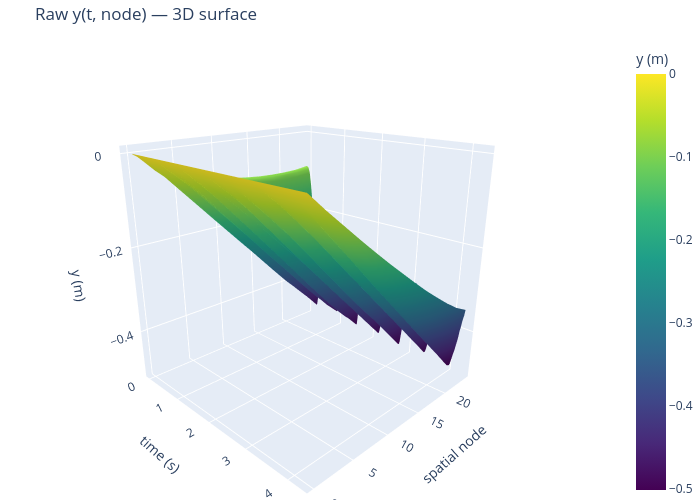

Source (notebook cell):
### Markdown cell above
## Step 3d — 3D surface: raw y(t, node)

Raw vertical position before GP smoothing.

### Code cell
import plotly.graph_objects as go

# _yr, t_plot, node_plot are defined in the surf-raw-x cell above.
# Re-define node_plot/t_plot here in case this cell is run independently.
t_plot    = t_raw[::1   ]
node_plot = np.arange(0, N_VIDEO_PTS, 2)
Y_surf_raw = _yr[::1, :][:, node_plot]

# ── Plotly 3D surface (rotatable) ─────────────────────────────────────────
fig3d = go.Figure(go.Surface(
    x=t_plot, y=node_plot, z=Y_surf_raw.T,
    colorscale='viridis', colorbar=dict(title='y (m)'),
))
fig3d.update_layout(
    title='Raw y(t, node) — 3D surface',
    scene=dict(
        xaxis_title='time (s)',
        yaxis_title='spatial node',
        zaxis_title='y (m)',
        camera=dict(eye=dict(x=1.5, y=-1.5, z=0.8))
    ),
    width=700, height=500, margin=dict(l=0, r=0, t=40, b=0)
)
fig3d.show()

# ── Matplotlib heatmap (inline, resizable) ────────────────────────────────
fig2d, ax = plt.subplots(figsize=(8, 4), dpi=100)
im = ax.imshow(Y_surf_raw.T, aspect='auto', origin='lower',
               extent=[t_plot[0], t_plot[-1], node_plot[0], node_plot[-1]],
               cmap='viridis')
fig2d.colorbar(im, ax=ax, label='y (m)')
ax.set_xlabel('time (s)')
ax.set_ylabel('spatial node')
ax.set_title('Raw y(t, node) — heatmap')
plt.tight_layout()
plt.show()

### Figure 1 — Plotly figure (JSON) as saved in the notebook; plotly's stock layout.template omitted (floating-point values rounded to 4 significant figures; data arrays with more than 128 entries replaced by an {"elided": "..."} marker saying what was removed)
{"data": [{"colorbar": {"title": {"text": "y (m)"}}, "colorscale": [[0, "#440154"], [0.1111, "#482878"], [0.2222, "#3e4989"], [0.3333, "#31688e"], [0.4444, "#26828e"], [0.5556, "#1f9e89"], [0.6667, "#35b779"], [0.7778, "#6ece58"], [0.8889, "#b5de2b"], [1, "#fde725"]], "type": "surface", "x": {"elided": "278 float values"}, "y": [0, 2, 4, 6, 8, 10, 12, 14, 16, 18, 20, 22, 24], "z": {"elided": "13x278 float values"}}], "layout": {"height": 500, "margin": {"b": 0, "l": 0, "r": 0, "t": 40}, "scene": {"camera": {"eye": {"x": 1.5, "y": -1.5, "z": 0.8}}, "xaxis": {"title": {"text": "time (s)"}}, "yaxis": {"title": {"text": "spatial node"}}, "zaxis": {"title": {"text": "y (m)"}}}, "title": {"text": "Raw y(t, node) — 3D surface"}, "width": 700}}
